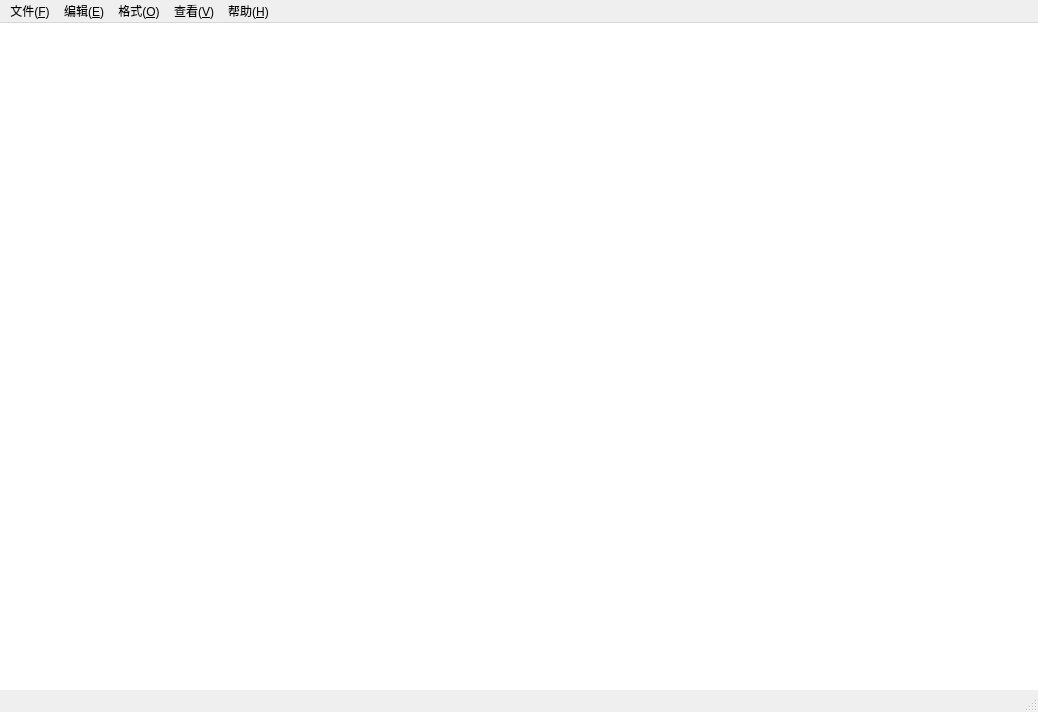
<?xml version="1.0" encoding="UTF-8"?>
<ui version="4.0">
 <class>MainWindow</class>
 <widget class="QMainWindow" name="MainWindow">
  <property name="geometry">
   <rect>
    <x>0</x>
    <y>0</y>
    <width>1038</width>
    <height>712</height>
   </rect>
  </property>
  <property name="windowTitle">
   <string>MainWindow</string>
  </property>
  <property name="windowIcon">
   <iconset resource="../images.qrc">
    <normaloff>:/data/app.ico</normaloff>:/data/app.ico</iconset>
  </property>
  <widget class="QWidget" name="centralWidget">
   <layout class="QVBoxLayout" name="verticalLayout">
    <property name="spacing">
     <number>0</number>
    </property>
    <property name="leftMargin">
     <number>0</number>
    </property>
    <property name="topMargin">
     <number>0</number>
    </property>
    <property name="rightMargin">
     <number>0</number>
    </property>
    <property name="bottomMargin">
     <number>0</number>
    </property>
    <item>
     <widget class="QTextEdit" name="textEdit">
      <property name="toolTip">
       <string/>
      </property>
      <property name="frameShape">
       <enum>QFrame::NoFrame</enum>
      </property>
      <property name="lineWrapMode">
       <enum>QTextEdit::WidgetWidth</enum>
      </property>
     </widget>
    </item>
   </layout>
  </widget>
  <widget class="QMenuBar" name="menuBar">
   <property name="geometry">
    <rect>
     <x>0</x>
     <y>0</y>
     <width>1038</width>
     <height>29</height>
    </rect>
   </property>
   <widget class="QMenu" name="menuFile">
    <property name="title">
     <string>文件(&amp;F)</string>
    </property>
    <addaction name="actionNew"/>
    <addaction name="actionOpen"/>
    <addaction name="actionSave"/>
    <addaction name="actionOtherSave"/>
    <addaction name="separator"/>
    <addaction name="actionPrint"/>
    <addaction name="separator"/>
    <addaction name="actionExit"/>
   </widget>
   <widget class="QMenu" name="menuEdit">
    <property name="title">
     <string>编辑(&amp;E)</string>
    </property>
    <addaction name="separator"/>
    <addaction name="actionRevoke"/>
    <addaction name="separator"/>
    <addaction name="actionCut"/>
    <addaction name="actionCopy"/>
    <addaction name="actionPaste"/>
    <addaction name="actionDelete"/>
    <addaction name="separator"/>
    <addaction name="actionFind"/>
    <addaction name="actionFindNext"/>
    <addaction name="actionReplace"/>
    <addaction name="actionGoTO"/>
    <addaction name="separator"/>
    <addaction name="actionSelectAll"/>
    <addaction name="actionTimeOrDate"/>
   </widget>
   <widget class="QMenu" name="menuFormat">
    <property name="title">
     <string>格式(&amp;O)</string>
    </property>
    <addaction name="actionAutoLine"/>
    <addaction name="actionFont"/>
   </widget>
   <widget class="QMenu" name="menuView">
    <property name="title">
     <string>查看(&amp;V)</string>
    </property>
    <addaction name="actionStatusBar"/>
   </widget>
   <widget class="QMenu" name="menuHelp">
    <property name="title">
     <string>帮助(&amp;H)</string>
    </property>
    <addaction name="actionHelp"/>
    <addaction name="actionAbout"/>
   </widget>
   <addaction name="menuFile"/>
   <addaction name="menuEdit"/>
   <addaction name="menuFormat"/>
   <addaction name="menuView"/>
   <addaction name="menuHelp"/>
  </widget>
  <widget class="QStatusBar" name="statusBar">
   <property name="toolTip">
    <string>gdf g</string>
   </property>
  </widget>
  <action name="actionNew">
   <property name="text">
    <string>新建(&amp;N)</string>
   </property>
  </action>
  <action name="actionOpen">
   <property name="text">
    <string>打开(&amp;O)</string>
   </property>
  </action>
  <action name="actionSave">
   <property name="text">
    <string>保存(&amp;S)</string>
   </property>
  </action>
  <action name="actionOtherSave">
   <property name="text">
    <string>另存为(&amp;A)</string>
   </property>
  </action>
  <action name="actionPageSetting">
   <property name="text">
    <string>页面设置(&amp;U)</string>
   </property>
  </action>
  <action name="actionPrint">
   <property name="text">
    <string>打印(&amp;P)</string>
   </property>
  </action>
  <action name="actionExit">
   <property name="text">
    <string>退出(&amp;X)</string>
   </property>
  </action>
  <action name="actionRevoke">
   <property name="text">
    <string>撤销(&amp;U)</string>
   </property>
  </action>
  <action name="actionCut">
   <property name="text">
    <string>剪切(&amp;T)</string>
   </property>
  </action>
  <action name="actionCopy">
   <property name="text">
    <string>复制(&amp;C)</string>
   </property>
  </action>
  <action name="actionPaste">
   <property name="text">
    <string>粘贴(&amp;P)</string>
   </property>
  </action>
  <action name="actionDelete">
   <property name="text">
    <string>删除(&amp;L)</string>
   </property>
  </action>
  <action name="actionFind">
   <property name="text">
    <string>查找(&amp;F)</string>
   </property>
  </action>
  <action name="actionFindNext">
   <property name="text">
    <string>查找下一个(&amp;N)</string>
   </property>
  </action>
  <action name="actionReplace">
   <property name="text">
    <string>替换(&amp;R)</string>
   </property>
  </action>
  <action name="actionGoTO">
   <property name="text">
    <string>转到(&amp;G)</string>
   </property>
  </action>
  <action name="actionSelectAll">
   <property name="text">
    <string>全选(&amp;A)</string>
   </property>
  </action>
  <action name="actionTimeOrDate">
   <property name="text">
    <string>时间/日期(&amp;D)</string>
   </property>
  </action>
  <action name="actionAutoLine">
   <property name="icon">
    <iconset>
     <normaloff>:/iamges/auto_line.png</normaloff>
     <normalon>:/auto_line.png</normalon>:/iamges/auto_line.png</iconset>
   </property>
   <property name="text">
    <string>自动换行(&amp;W)</string>
   </property>
  </action>
  <action name="actionFont">
   <property name="text">
    <string>字体(&amp;F)</string>
   </property>
  </action>
  <action name="actionStatusBar">
   <property name="icon">
    <iconset>
     <normaloff>:/iamges/auto_line.png</normaloff>
     <normalon>:/auto_line.png</normalon>:/iamges/auto_line.png</iconset>
   </property>
   <property name="text">
    <string>
状态栏(&amp;S)</string>
   </property>
  </action>
  <action name="actionHelp">
   <property name="text">
    <string>查看帮助(&amp;H)</string>
   </property>
  </action>
  <action name="actionAbout">
   <property name="text">
    <string>关于记事本(&amp;A)</string>
   </property>
  </action>
 </widget>
 <layoutdefault spacing="6" margin="11"/>
 <resources>
  <include location="../images.qrc"/>
 </resources>
 <connections/>
</ui>
